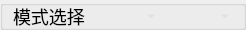
                  <widget class="QGroupBox" name="groupBox_2">
                   <property name="minimumSize">
                    <size>
                     <width>0</width>
                     <height>30</height>
                    </size>
                   </property>
                   <property name="maximumSize">
                    <size>
                     <width>16777215</width>
                     <height>30</height>
                    </size>
                   </property>
                   <property name="styleSheet">
                    <string notr="true">#groupBox_2{
border:none;
border-top:1px solid #bababa;
}
</string>
                   </property>
                   <property name="title">
                    <string/>
                   </property>
                   <layout class="QHBoxLayout" name="horizontalLayout_7">
                    <property name="spacing">
                     <number>0</number>
                    </property>
                    <property name="leftMargin">
                     <number>10</number>
                    </property>
                    <property name="topMargin">
                     <number>0</number>
                    </property>
                    <property name="rightMargin">
                     <number>10</number>
                    </property>
                    <property name="bottomMargin">
                     <number>0</number>
                    </property>
                    <item>
                     <widget class="QLabel" name="label_6">
                      <property name="minimumSize">
                       <size>
                        <width>0</width>
                        <height>0</height>
                       </size>
                      </property>
                      <property name="maximumSize">
                       <size>
                        <width>75</width>
                        <height>16777215</height>
                       </size>
                      </property>
                      <property name="styleSheet">
                       <string notr="true">font-size:18px;</string>
                      </property>
                      <property name="text">
                       <string>模式选择</string>
                      </property>
                      <property name="indent">
                       <number>0</number>
                      </property>
                     </widget>
                    </item>
                    <item>
                     <widget class="QComboBox" name="comboBox_task">
                      <property name="maximumSize">
                       <size>
                        <width>120</width>
                        <height>16777215</height>
                       </size>
                      </property>
                      <property name="styleSheet">
                       <string notr="true">QComboBox{
font-family: &quot;Microsoft YaHei&quot;;
font-size: 16px;
color: rgb(218, 218, 218);
border-width:0px;
border-color:white;
border-style:solid;
background-color: rgba(200, 200, 200,0);}

</string>
                      </property>
                      <property name="currentIndex">
                       <number>-1</number>
                      </property>
                     </widget>
                    </item>
                    <item>
                     <widget class="QComboBox" name="comboBox_model">
                      <property name="styleSheet">
                       <string notr="true">QComboBox{
font-family: &quot;Microsoft YaHei&quot;;
font-size: 16px;
color: rgb(218, 218, 218);
border-width:0px;
border-color:white;
border-style:solid;
background-color: rgba(200, 200, 200,0);}

</string>
                      </property>
                     </widget>
                    </item>
                   </layout>
                  </widget>
